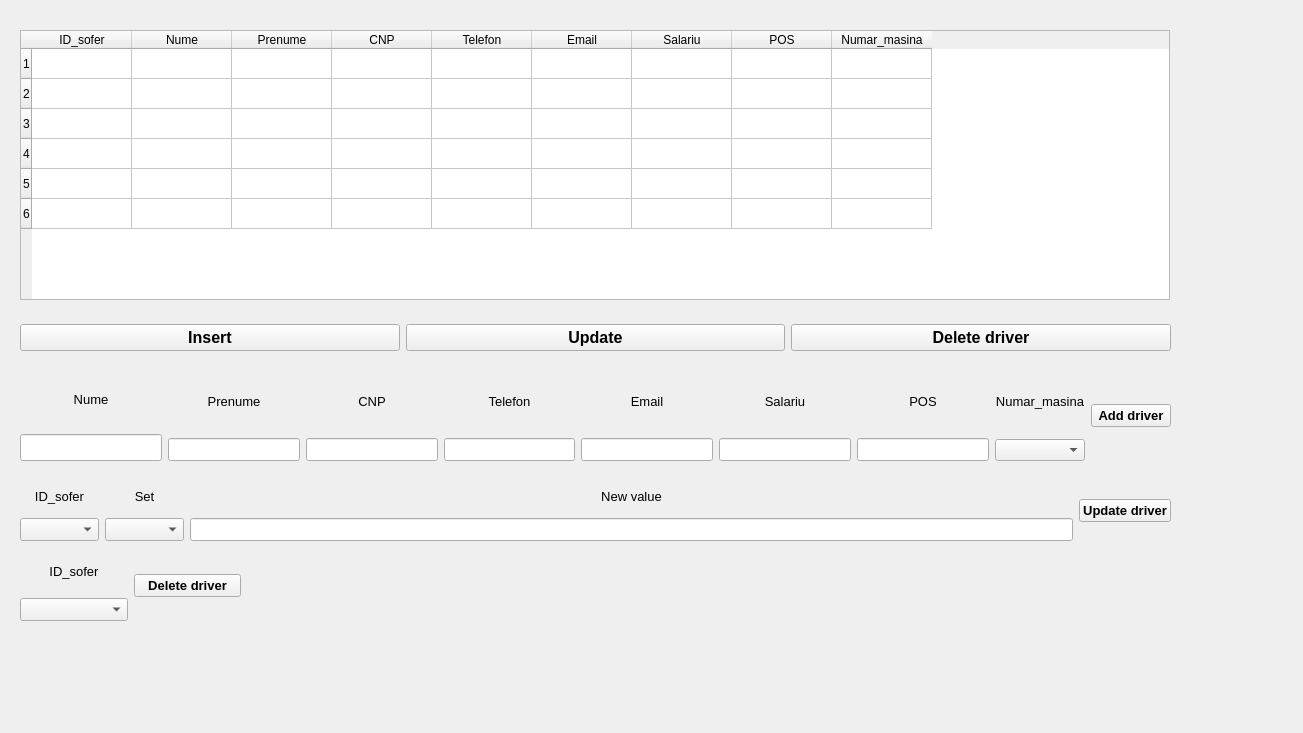
<?xml version="1.0" encoding="UTF-8"?>
<ui version="4.0">
 <class>mainWidget</class>
 <widget class="QWidget" name="mainWidget">
  <property name="geometry">
   <rect>
    <x>0</x>
    <y>0</y>
    <width>1303</width>
    <height>733</height>
   </rect>
  </property>
  <property name="windowTitle">
   <string>main</string>
  </property>
  <property name="autoFillBackground">
   <bool>false</bool>
  </property>
  <widget class="QTableWidget" name="drivers_table">
   <property name="geometry">
    <rect>
     <x>20</x>
     <y>30</y>
     <width>1150</width>
     <height>270</height>
    </rect>
   </property>
   <property name="rowCount">
    <number>6</number>
   </property>
   <property name="columnCount">
    <number>9</number>
   </property>
   <row/>
   <row/>
   <row/>
   <row/>
   <row/>
   <row/>
   <column>
    <property name="text">
     <string>ID_sofer</string>
    </property>
   </column>
   <column>
    <property name="text">
     <string>Nume</string>
    </property>
   </column>
   <column>
    <property name="text">
     <string>Prenume</string>
    </property>
   </column>
   <column>
    <property name="text">
     <string>CNP</string>
    </property>
   </column>
   <column>
    <property name="text">
     <string>Telefon</string>
    </property>
   </column>
   <column>
    <property name="text">
     <string>Email</string>
    </property>
   </column>
   <column>
    <property name="text">
     <string>Salariu</string>
    </property>
   </column>
   <column>
    <property name="text">
     <string>POS</string>
    </property>
   </column>
   <column>
    <property name="text">
     <string>Numar_masina</string>
    </property>
   </column>
  </widget>
  <widget class="QWidget" name="horizontalLayoutWidget">
   <property name="geometry">
    <rect>
     <x>20</x>
     <y>320</y>
     <width>1151</width>
     <height>35</height>
    </rect>
   </property>
   <layout class="QHBoxLayout" name="drivers_horizontalLayout">
    <item>
     <widget class="QPushButton" name="insert_driver_button">
      <property name="font">
       <font>
        <pointsize>12</pointsize>
        <weight>75</weight>
        <bold>true</bold>
       </font>
      </property>
      <property name="text">
       <string>Insert</string>
      </property>
     </widget>
    </item>
    <item>
     <widget class="QPushButton" name="update_driver_button">
      <property name="font">
       <font>
        <pointsize>12</pointsize>
        <weight>75</weight>
        <bold>true</bold>
       </font>
      </property>
      <property name="text">
       <string>Update</string>
      </property>
     </widget>
    </item>
    <item>
     <widget class="QPushButton" name="delete_driver_button">
      <property name="enabled">
       <bool>true</bool>
      </property>
      <property name="font">
       <font>
        <pointsize>12</pointsize>
        <weight>75</weight>
        <bold>true</bold>
       </font>
      </property>
      <property name="text">
       <string>Delete driver</string>
      </property>
     </widget>
    </item>
   </layout>
  </widget>
  <widget class="QWidget" name="horizontalLayoutWidget_2">
   <property name="geometry">
    <rect>
     <x>20</x>
     <y>370</y>
     <width>1151</width>
     <height>91</height>
    </rect>
   </property>
   <layout class="QHBoxLayout" name="insert_horizontalLayout">
    <item>
     <layout class="QVBoxLayout" name="verticalLayout">
      <item>
       <widget class="QLabel" name="nume_driver_label">
        <property name="font">
         <font>
          <pointsize>10</pointsize>
         </font>
        </property>
        <property name="text">
         <string>Nume</string>
        </property>
        <property name="alignment">
         <set>Qt::AlignCenter</set>
        </property>
        <property name="wordWrap">
         <bool>false</bool>
        </property>
       </widget>
      </item>
      <item>
       <widget class="QLineEdit" name="nume_driver_line">
        <property name="font">
         <font>
          <pointsize>12</pointsize>
         </font>
        </property>
       </widget>
      </item>
     </layout>
    </item>
    <item>
     <layout class="QVBoxLayout" name="verticalLayout_2">
      <item>
       <widget class="QLabel" name="prenume_driver_label">
        <property name="font">
         <font>
          <pointsize>10</pointsize>
          <weight>50</weight>
          <bold>false</bold>
         </font>
        </property>
        <property name="text">
         <string>Prenume</string>
        </property>
        <property name="alignment">
         <set>Qt::AlignCenter</set>
        </property>
       </widget>
      </item>
      <item>
       <widget class="QLineEdit" name="prenume_driver_line">
        <property name="font">
         <font>
          <pointsize>10</pointsize>
         </font>
        </property>
       </widget>
      </item>
     </layout>
    </item>
    <item>
     <layout class="QVBoxLayout" name="verticalLayout_3">
      <item>
       <widget class="QLabel" name="cnp_driver_label">
        <property name="font">
         <font>
          <pointsize>10</pointsize>
         </font>
        </property>
        <property name="text">
         <string>CNP</string>
        </property>
        <property name="alignment">
         <set>Qt::AlignCenter</set>
        </property>
       </widget>
      </item>
      <item>
       <widget class="QLineEdit" name="cnp_driver_line">
        <property name="font">
         <font>
          <pointsize>10</pointsize>
         </font>
        </property>
       </widget>
      </item>
     </layout>
    </item>
    <item>
     <layout class="QVBoxLayout" name="verticalLayout_4">
      <item>
       <widget class="QLabel" name="label">
        <property name="font">
         <font>
          <pointsize>10</pointsize>
         </font>
        </property>
        <property name="text">
         <string>Telefon</string>
        </property>
        <property name="alignment">
         <set>Qt::AlignCenter</set>
        </property>
       </widget>
      </item>
      <item>
       <widget class="QLineEdit" name="telefon_driver_line">
        <property name="font">
         <font>
          <pointsize>10</pointsize>
         </font>
        </property>
       </widget>
      </item>
     </layout>
    </item>
    <item>
     <layout class="QVBoxLayout" name="verticalLayout_5">
      <item>
       <widget class="QLabel" name="label_2">
        <property name="font">
         <font>
          <pointsize>10</pointsize>
         </font>
        </property>
        <property name="text">
         <string>Email</string>
        </property>
        <property name="alignment">
         <set>Qt::AlignCenter</set>
        </property>
       </widget>
      </item>
      <item>
       <widget class="QLineEdit" name="email_driver_line">
        <property name="font">
         <font>
          <pointsize>10</pointsize>
         </font>
        </property>
       </widget>
      </item>
     </layout>
    </item>
    <item>
     <layout class="QVBoxLayout" name="verticalLayout_6">
      <item>
       <widget class="QLabel" name="label_3">
        <property name="font">
         <font>
          <pointsize>10</pointsize>
         </font>
        </property>
        <property name="text">
         <string>Salariu</string>
        </property>
        <property name="alignment">
         <set>Qt::AlignCenter</set>
        </property>
       </widget>
      </item>
      <item>
       <widget class="QLineEdit" name="salariu_driver_line">
        <property name="font">
         <font>
          <pointsize>10</pointsize>
         </font>
        </property>
       </widget>
      </item>
     </layout>
    </item>
    <item>
     <layout class="QVBoxLayout" name="verticalLayout_7">
      <item>
       <widget class="QLabel" name="label_4">
        <property name="font">
         <font>
          <pointsize>10</pointsize>
         </font>
        </property>
        <property name="text">
         <string>POS</string>
        </property>
        <property name="alignment">
         <set>Qt::AlignCenter</set>
        </property>
       </widget>
      </item>
      <item>
       <widget class="QLineEdit" name="pos_driver_line">
        <property name="font">
         <font>
          <pointsize>10</pointsize>
         </font>
        </property>
       </widget>
      </item>
     </layout>
    </item>
    <item>
     <layout class="QVBoxLayout" name="verticalLayout_8">
      <item>
       <widget class="QLabel" name="label_5">
        <property name="font">
         <font>
          <pointsize>10</pointsize>
         </font>
        </property>
        <property name="text">
         <string>Numar_masina</string>
        </property>
        <property name="alignment">
         <set>Qt::AlignCenter</set>
        </property>
       </widget>
      </item>
      <item>
       <widget class="QComboBox" name="nr_masina_driver_combo_box"/>
      </item>
     </layout>
    </item>
    <item>
     <widget class="QPushButton" name="add_driver_button">
      <property name="font">
       <font>
        <pointsize>10</pointsize>
        <weight>75</weight>
        <bold>true</bold>
       </font>
      </property>
      <property name="text">
       <string>Add driver</string>
      </property>
     </widget>
    </item>
   </layout>
  </widget>
  <widget class="QWidget" name="horizontalLayoutWidget_3">
   <property name="geometry">
    <rect>
     <x>20</x>
     <y>480</y>
     <width>1151</width>
     <height>61</height>
    </rect>
   </property>
   <layout class="QHBoxLayout" name="update_horizontalLayout">
    <item>
     <layout class="QVBoxLayout" name="verticalLayout_9">
      <item>
       <widget class="QLabel" name="label_6">
        <property name="font">
         <font>
          <pointsize>10</pointsize>
         </font>
        </property>
        <property name="text">
         <string>ID_sofer</string>
        </property>
        <property name="alignment">
         <set>Qt::AlignCenter</set>
        </property>
       </widget>
      </item>
      <item>
       <widget class="QComboBox" name="id_driver_combo_box">
        <property name="font">
         <font>
          <pointsize>10</pointsize>
         </font>
        </property>
       </widget>
      </item>
     </layout>
    </item>
    <item>
     <layout class="QVBoxLayout" name="verticalLayout_10">
      <item>
       <widget class="QLabel" name="label_7">
        <property name="font">
         <font>
          <pointsize>10</pointsize>
         </font>
        </property>
        <property name="text">
         <string>Set</string>
        </property>
        <property name="alignment">
         <set>Qt::AlignCenter</set>
        </property>
       </widget>
      </item>
      <item>
       <widget class="QComboBox" name="set_driver_combo_box">
        <property name="font">
         <font>
          <pointsize>10</pointsize>
         </font>
        </property>
       </widget>
      </item>
     </layout>
    </item>
    <item>
     <layout class="QVBoxLayout" name="verticalLayout_11">
      <item>
       <widget class="QLabel" name="label_8">
        <property name="font">
         <font>
          <pointsize>10</pointsize>
         </font>
        </property>
        <property name="text">
         <string>New value</string>
        </property>
        <property name="alignment">
         <set>Qt::AlignCenter</set>
        </property>
       </widget>
      </item>
      <item>
       <widget class="QLineEdit" name="new_driver_line">
        <property name="enabled">
         <bool>true</bool>
        </property>
        <property name="font">
         <font>
          <pointsize>10</pointsize>
         </font>
        </property>
       </widget>
      </item>
     </layout>
    </item>
    <item>
     <widget class="QPushButton" name="set_driver_button">
      <property name="font">
       <font>
        <pointsize>10</pointsize>
        <weight>75</weight>
        <bold>true</bold>
       </font>
      </property>
      <property name="text">
       <string>Update driver</string>
      </property>
     </widget>
    </item>
   </layout>
  </widget>
  <widget class="QWidget" name="horizontalLayoutWidget_4">
   <property name="geometry">
    <rect>
     <x>20</x>
     <y>550</y>
     <width>221</width>
     <height>71</height>
    </rect>
   </property>
   <layout class="QHBoxLayout" name="delete_driver_layout">
    <item>
     <layout class="QVBoxLayout" name="verticalLayout_13">
      <item>
       <widget class="QLabel" name="label_9">
        <property name="font">
         <font>
          <pointsize>10</pointsize>
         </font>
        </property>
        <property name="text">
         <string>ID_sofer</string>
        </property>
        <property name="alignment">
         <set>Qt::AlignCenter</set>
        </property>
       </widget>
      </item>
      <item>
       <widget class="QComboBox" name="id_sofer_delete_combo_box">
        <property name="font">
         <font>
          <pointsize>10</pointsize>
         </font>
        </property>
       </widget>
      </item>
     </layout>
    </item>
    <item>
     <widget class="QPushButton" name="delete_button">
      <property name="font">
       <font>
        <pointsize>10</pointsize>
        <weight>75</weight>
        <bold>true</bold>
       </font>
      </property>
      <property name="text">
       <string>Delete driver</string>
      </property>
     </widget>
    </item>
   </layout>
  </widget>
 </widget>
 <resources/>
 <connections/>
</ui>
